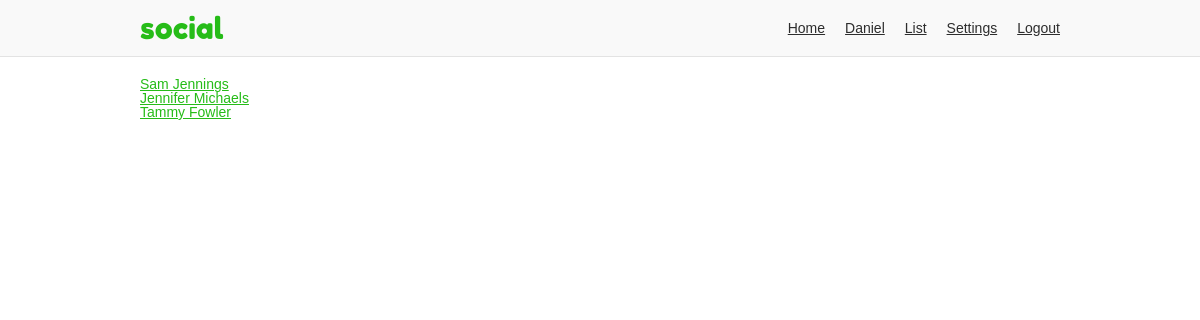
Page /onosendi/following (signed in) on the earlier database version.
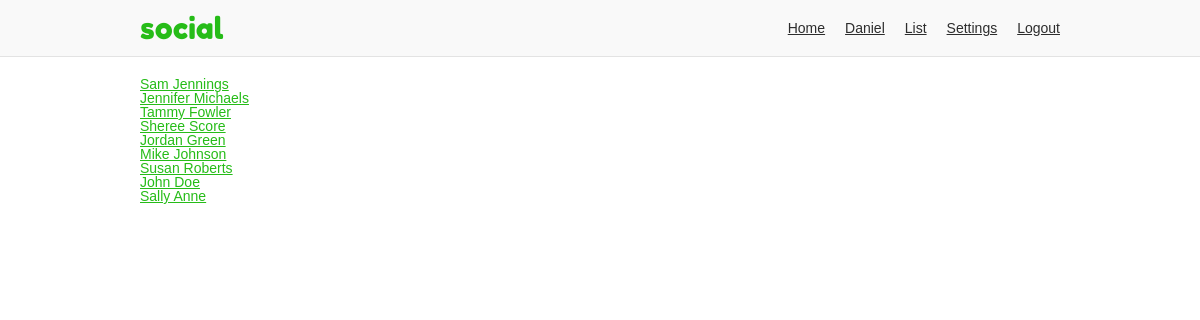
Same page on the later database version.
### app/users/models/user.py (models this page shows, shortened)
class User(UserMixin, db.Model, BaseModel):
    username = db.Column(db.String(35), nullable=False, unique=True)
    email = db.Column(db.String(255), nullable=False, unique=True)
    password = db.Column(db.String(128), nullable=False)
    first_name = db.Column(db.String(35), nullable=False)
    last_name = db.Column(db.String(35), nullable=False)
    about_me = db.Column(db.Text)
    last_seen = db.Column(db.DateTime, default=datetime.utcnow)
    posts_per_page = db.Column(db.Integer, default=10, nullable=False)
    full_name = column_property(first_name + " " + last_name)
    followed = db.relationship(
        'User',
        secondary=followers,
        primaryjoin='followers.c.follower_id == User.id',
        secondaryjoin='followers.c.followed_id == User.id',
        backref=db.backref('followers', lazy='dynamic'),
        lazy='dynamic')
    post_author = db.relationship(
        'Post',
        foreign_keys='Post.author_id',
        backref='author', lazy='dynamic')
    post_recipient = db.relationship(
        'Post',
        foreign_keys='Post.recipient_id',
        backref='recipient', lazy='dynamic')

### app/users/views.py (the view)
@users.route('/<username>/following', methods=['GET', 'POST'])
@login_required
def following(username):
    user = User.query.filter_by(username=username).first_or_404()
    return render_template('users/following.html', user=user)

### app/models.py (called while the page is built)
    def commit(self):
        try:
            db.session.add(self)
            db.session.commit()
            return self
        except Exception as E:
            db.session.rollback()
            raise E

### app/users/models/user.py (called while the page is built)
@login.user_loader
def load_user(id):
    return User.query.get(int(id))

### app/users/views.py (called while the page is built)
@users.before_request
def before_request():
    if current_user.is_authenticated:
        current_user.last_seen = datetime.utcnow()
        current_user.commit()

### app/templates/users/following.html (shortened to what this page needs)
{% extends "/base.html" %}
{% block content %}
{% if user.followed.count() %}
<ul>
  {% for following in user.followed.all() %}
  <li>
    <a href="{{ url_for('users.profile', username=following.username) }}">{{ following.full_name }}</a>
  </li>
  {% endfor %}
</ul>
{% endif %}
{% endblock %}

Differences in the rows shown:
now on this page (row edited): User: full_name "Sheree Score"
now on this page (row unchanged): User: full_name "Jordan Green"
now on this page (row edited): User: full_name "Mike Johnson"
now on this page (row unchanged): User: full_name "Susan Roberts"
now on this page (row unchanged): User: full_name "John Doe"
now on this page (row unchanged): User: full_name "Sally Anne"
